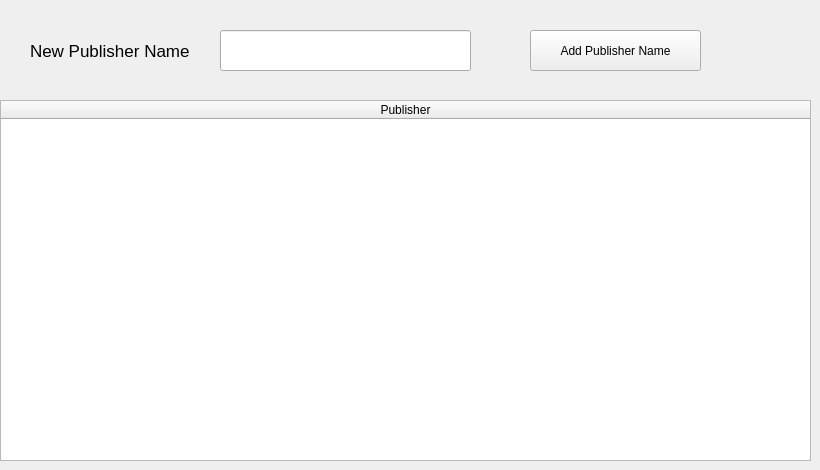
      <widget class="QWidget" name="tab_12">
       <attribute name="title">
        <string>Publisher</string>
       </attribute>
       <widget class="QLineEdit" name="Setting_NewPublisher_TextBox">
        <property name="geometry">
         <rect>
          <x>220</x>
          <y>30</y>
          <width>251</width>
          <height>41</height>
         </rect>
        </property>
       </widget>
       <widget class="QPushButton" name="Setting_AddPublisher_Button">
        <property name="geometry">
         <rect>
          <x>530</x>
          <y>30</y>
          <width>171</width>
          <height>41</height>
         </rect>
        </property>
        <property name="text">
         <string>Add Publisher Name</string>
        </property>
       </widget>
       <widget class="QTableWidget" name="Setting_Publisher_Table">
        <property name="enabled">
         <bool>true</bool>
        </property>
        <property name="geometry">
         <rect>
          <x>0</x>
          <y>100</y>
          <width>811</width>
          <height>361</height>
         </rect>
        </property>
        <property name="editTriggers">
         <set>QAbstractItemView::NoEditTriggers</set>
        </property>
        <property name="dragDropOverwriteMode">
         <bool>false</bool>
        </property>
        <property name="textElideMode">
         <enum>Qt::ElideLeft</enum>
        </property>
        <property name="gridStyle">
         <enum>Qt::SolidLine</enum>
        </property>
        <attribute name="horizontalHeaderStretchLastSection">
         <bool>true</bool>
        </attribute>
        <column>
         <property name="text">
          <string>Publisher</string>
         </property>
        </column>
       </widget>
       <widget class="QLabel" name="label_41">
        <property name="geometry">
         <rect>
          <x>30</x>
          <y>30</y>
          <width>181</width>
          <height>41</height>
         </rect>
        </property>
        <property name="font">
         <font>
          <pointsize>13</pointsize>
         </font>
        </property>
        <property name="text">
         <string>New Publisher Name</string>
        </property>
       </widget>
      </widget>
